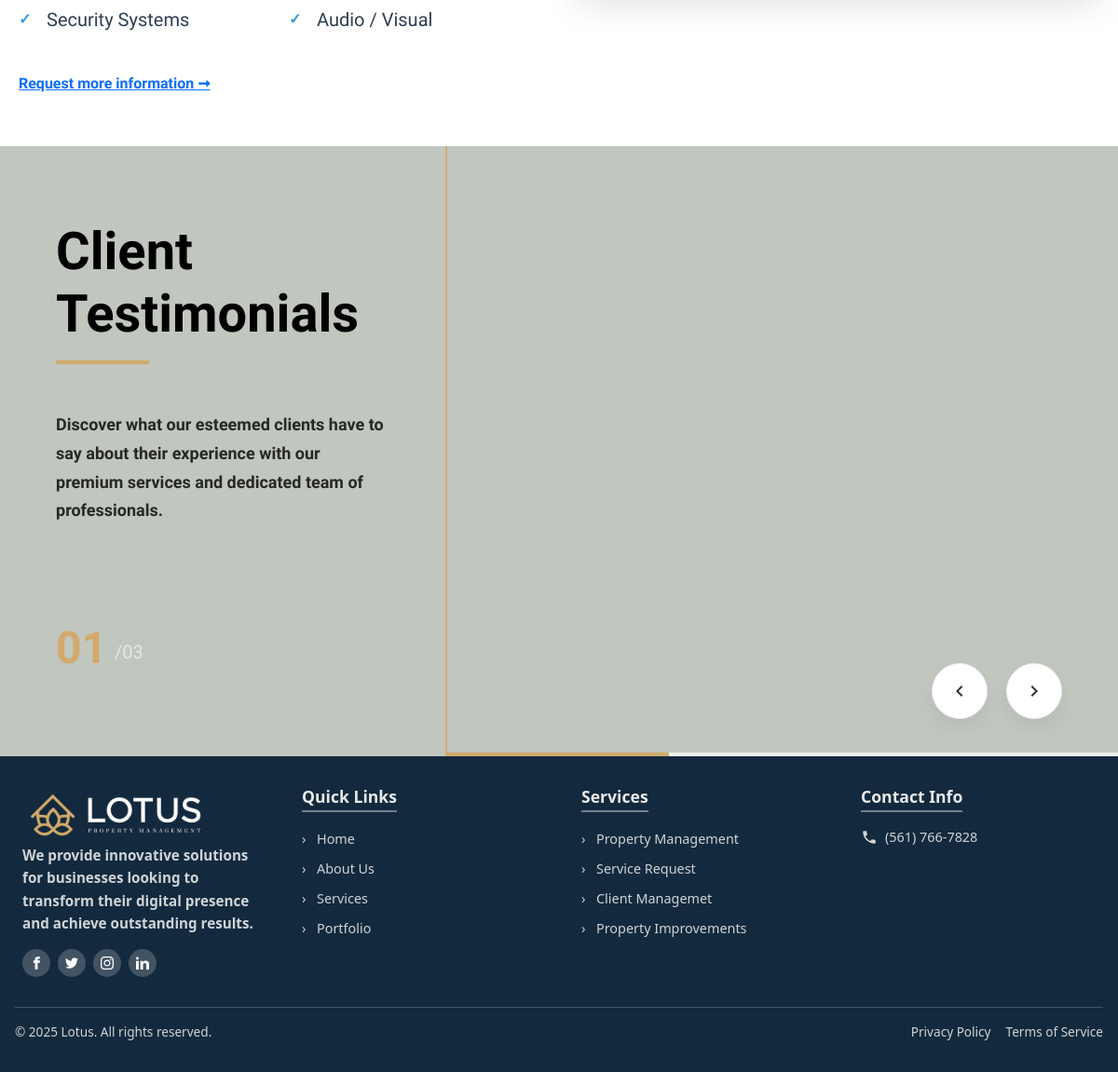
The app's page / (lower part), older data.
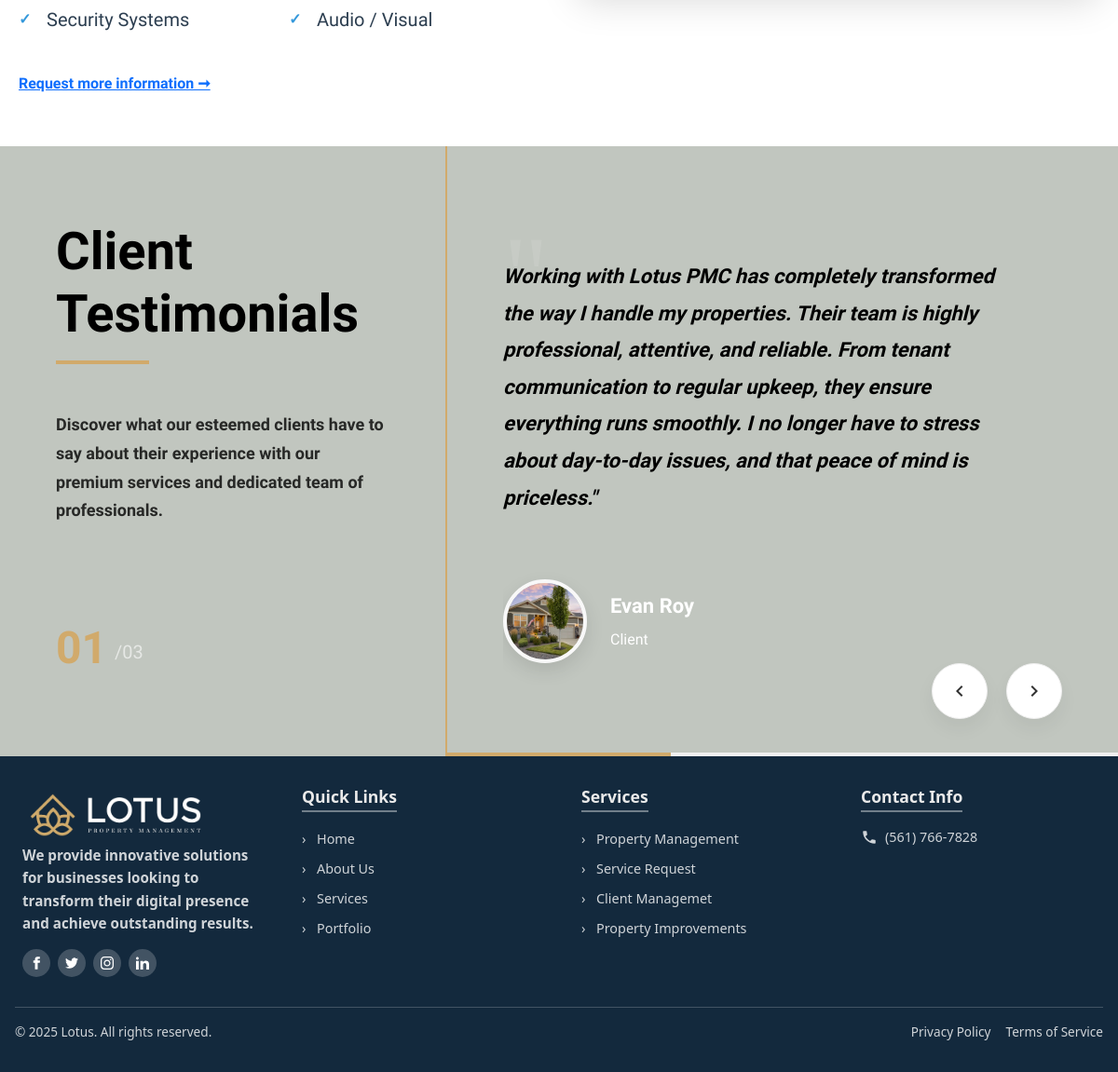
The same page, newer data.
### contentpage/models.py (models this page shows, shortened)
class Testimonial(models.Model):
    name = models.CharField(max_length=100)
    photo = models.ImageField(upload_to='testimonials/')
    comment = models.TextField()

### mainapp/views.py (the view)
# urls.py: 2. Add a URL to urlpatterns:  path('', views.home, name='home')
def home(request):
    testimonials = Testimonial.objects.all()
    return render(request, 'mainapp/home.html', {'testimonials': testimonials})

### template/mainapp/home.html (shortened to what the changed rows need)
<!DOCTYPE html>
{% load static %}
<html lang="en">
<head>
     <link href="https://cdn.jsdelivr.net/npm/bootstrap@5.3.0/dist/css/bootstrap.min.css" rel="stylesheet">
</head>
<body>
<div class="testimonial-container">
  <div class="content-wrapper">
      <div class="testimonial-header">
          <h2 class="testimonial-title">Client Testimonials</h2>
      </div>
      <div class="testimonial-content">
        <div class="testimonial-slider">
            {% for testimonial in testimonials %}
                <div class="testimonial-slide {% if forloop.first %}active{% endif %}" data-index="{{ forloop.counter }}">
                    <div class="quote-icon">"</div>
                    <div class="testimonial-text">
                        {{ testimonial.comment }}
                    </div>
                    <div class="testimonial-author">
                        <div class="author-info">
                            <div class="author-name">{{ testimonial.name }}</div>
                            <div class="author-role">Client</div>
                        </div>
                    </div>
                </div>
            {% endfor %}
        </div>
    </div>
  </div>
</div>
</body>
</html>

Row changes from the older to the newer data that the page shows:
added Testimonial: comment "Working with Lotus PMC has completely transformed the way I handle my properties. Their team is highly professional, attentive, and reliable. From tenant communication to regular upkeep, they ensure everything runs smoothly. I no longer have to stress about day-to-day issues, and that peace of mind is priceless.\"", name "Evan Roy"
